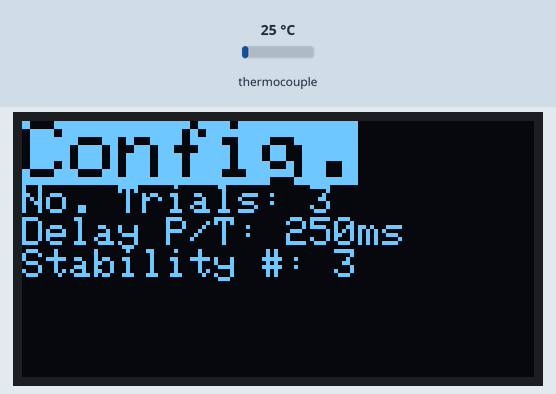
Simulated run of this sketch. Board: Arduino Uno, built with avr-gcc and run on an emulated ATmega328P. Shown: 128×64 one-colour display. Inputs (shaded band) come from the test bench; at power-on: thermocouple 25 °C.

Above: at 2.2 s.
5.5 s: thermocouple set to 6 °C
At 7.3 s:
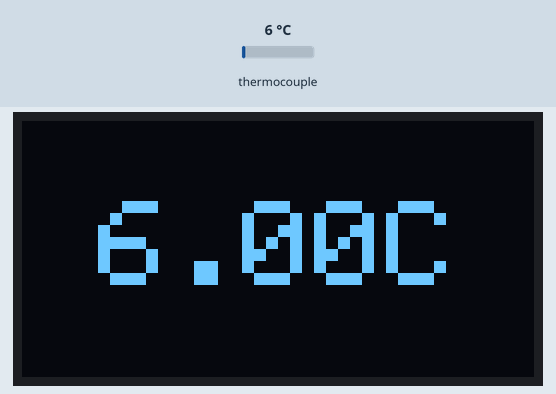
7.9 s: thermocouple set to 0 °C
At 9.4 s:
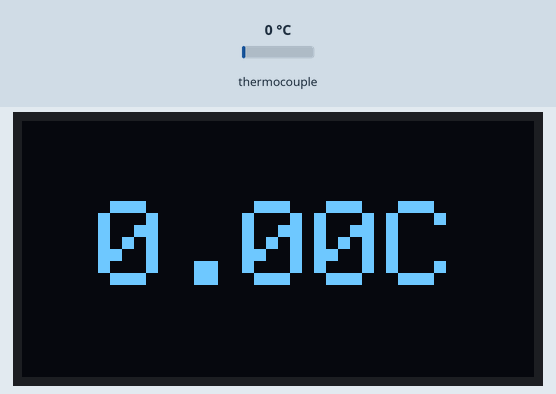
10.2 s: thermocouple set to 8 °C
At 11.5 s:
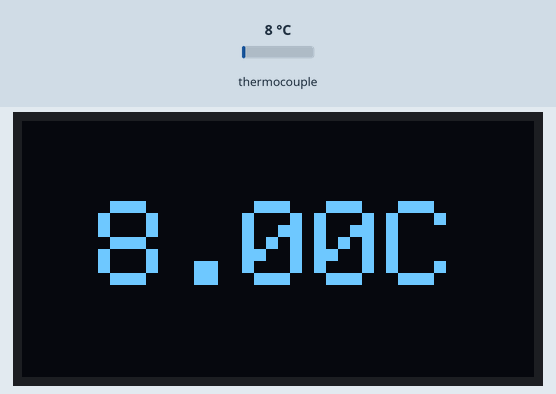
Timing chart, 0 to 13.2 s (numbered marks = the images above; inputs shaded):
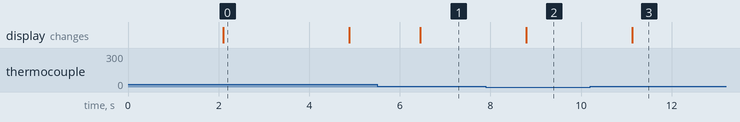

The sketch:

PN_Temperature_Sensor.ino
```cpp
#include <SPI.h>
#include <Wire.h>
#include <Adafruit_GFX.h>
#include <Adafruit_SSD1306.h>
#include "max6675.h"

// Component configuration
#define SCREEN_WIDTH 128
#define SCREEN_HEIGHT 64
#define OLED_RESET -1 // No reset pin.
int thermoDO = 12; // Thermocouple pins
int thermoCS = 15; // Thermocouple pins
int thermoCLK = 14; // Thermocouple pins

// Software configuration
int number_of_trials = 3; // Number of samples to get before displaying an avg temperature value. Greater value -> Longer delays
int stable_threshold = 3; // Number of times an average has to match previous avg to be considered 'stable'.
int sensor_delay_time = 250; // Delay in ms to wait between each temperature scan. 250ms is minimum delay for thermocouple to update.

// Initialize display
Adafruit_SSD1306 display(SCREEN_WIDTH, SCREEN_HEIGHT, &Wire, OLED_RESET);
// Initialize thermocouple.
MAX6675 thermocouple(thermoCLK, thermoCS, thermoDO);

void setup()   {
  // Configure serial, and start display.
  Serial.begin(9600);
	display.begin(SSD1306_SWITCHCAPVCC, 0x3C);
  display.clearDisplay();

  // Title
  display.setTextColor(BLACK, WHITE);
	display.setCursor(0,0);
  display.setTextSize(3);
	display.println("Thermal");
  display.println(" Probe ");
  // Print copyright disclaimer
  display.setCursor(0,48);
	display.setTextSize(1);
  display.setTextColor(WHITE, BLACK);
	display.println("(c) PyroNeon Tech.");
  display.println("All rights reserved.");
	display.display();
	delay(2000);
	display.clearDisplay();

  // Configuration Settings
  display.setTextColor(BLACK, WHITE);
	display.setCursor(0,0);
  display.setTextSize(2);
	display.println("Config.");

	display.setTextSize(1);
  display.setTextColor(WHITE, BLACK);
	display.print("No. Trials: ");
  display.println(number_of_trials);
  display.print("Delay P/T: ");
  display.print(sensor_delay_time);
  display.println("ms");
  display.print("Stability #: ");
  display.println(stable_threshold);

	display.display();
	delay(2000);
	display.clearDisplay();
}

// Gets the average temperature (in Celsius) over 'trials' number of trials.
float get_average_temperature(int trials){
  float sum = 0.0;
  for (int i = 0; i < trials; i++){
    sum += thermocouple.readCelsius();
    delay(sensor_delay_time);
  }
  return sum / trials;
}

float last_avg_temp = 0.0;
int times_matched = 0;

void loop() {
  // Get the average before clearing display - This should block for a short while.
  float new_avg_temp = get_average_temperature(number_of_trials);

  if(new_avg_temp == last_avg_temp){
    // Increment times matched counter.
    times_matched++;
    if(times_matched >= stable_threshold){
      // Invert colors - Indicating a stable value.
      display.setTextColor(WHITE, BLACK);
    }
  }
  else{
    // Don't change colors - Indicating an unstable value.
    display.setTextColor(WHITE, BLACK);
    // Reset times matched.
    times_matched = 0;
    // Save this temp in cache.
    last_avg_temp = new_avg_temp;
  }

  display.setTextSize(3);

  // For numbers less than 100, use 2 decimals.
  int decimals = 2;
  if(new_avg_temp > 999){
    // For numbers >999, DONT use decimals.
    decimals = 0;
  }
  else if(new_avg_temp > 99){
    // For numbers >99, use a single decimal.
    decimals = 1;
  }
  // Get length of the float.
  String string_avg = String(new_avg_temp, decimals);

  // Update the display.
  display.clearDisplay();
  int center_x = (SCREEN_WIDTH - string_avg.length() * 18 - 54)/2;
  display.setCursor(center_x,20);
  display.print(" ");
  display.print(string_avg);
  display.print("C ");
  display.display();
}
```

Measured:
- after the input at 5.5 s, the display: changes after 0.95 s (image 1)
- after the input at 7.9 s, the display: changes after 0.89 s (image 2)
- after the input at 10.2 s, the display: changes after 0.93 s (image 3)
- what the display in image 0 shows lasts 2.8 s, from 2.1 s to 4.9 s
